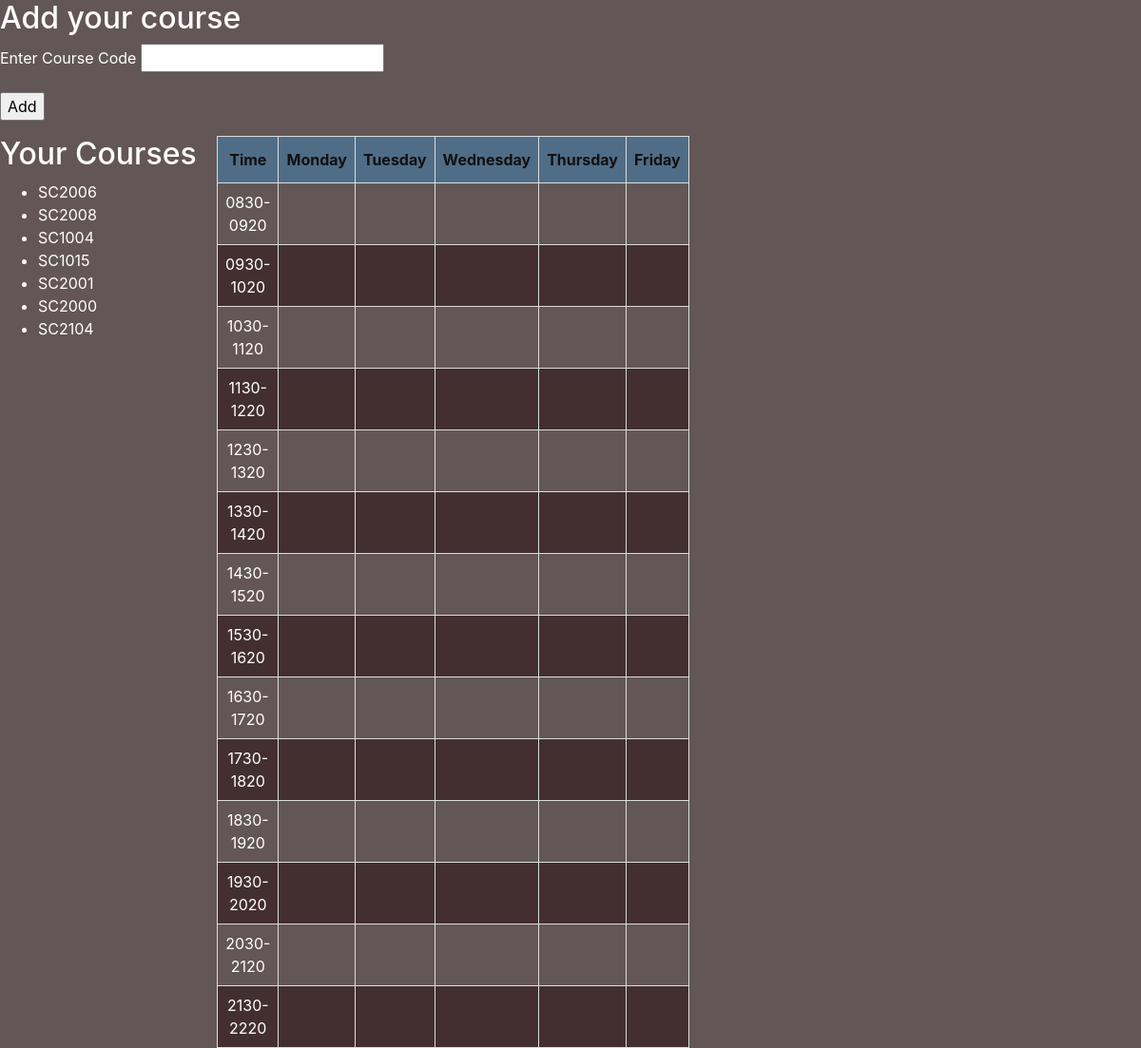
/main (signed in), run on an earlier commit of the app's database.
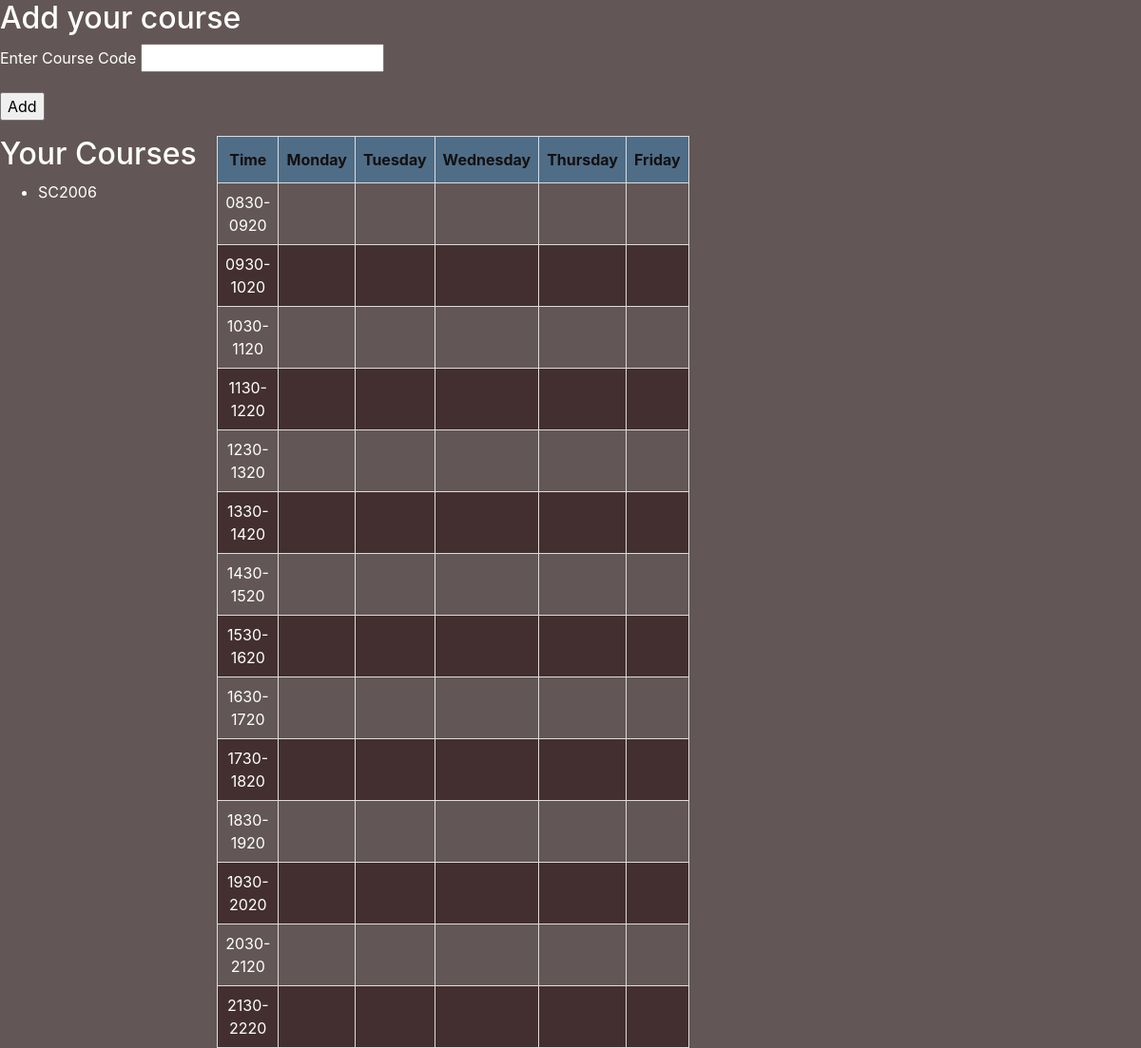
And on a later commit of the database.
### SimplyStars/models.py (models this page shows)
class CourseCode(db.Model):
    __tablename__ = 'course_code'
    id = db.Column(db.Integer, primary_key=True)
    course_code = db.Column(db.String(100), nullable=False)
    user = db.Column(db.Integer, db.ForeignKey('user.id'), nullable=False) #ForeginKey ensures referential integrity and cascade operations

### SimplyStars/route.py (the view, shortened to what this page needs)
@app.route('/main', methods=['GET', 'POST'])
def main_page():
    form = CourseCodeForm()
    monday_schedule_types = {}
    schedule = generate_time_slots('8:30 AM', '10:30 PM', 50)
    user_courses = CourseCode.query.filter_by(user=current_user.id).all()
    return render_template('main.html', form=form, user_courses=user_courses, schedule=schedule, monday_schedule_types=monday_schedule_types)

### SimplyStars/forms.py
class CourseCodeForm(FlaskForm):
    course_code = StringField(label="Enter Course Code", validators=[DataRequired()])
    add = SubmitField("Add")

### SimplyStars/models.py (called while the page is built)
@login_manager.user_loader
def load_user(user_id):
    return User.query.get(int(user_id))

### SimplyStars/route.py (called while the page is built)
def generate_time_slots(start_time, end_time, interval):
    time_slots = []
    current_time = datetime.strptime(start_time, '%I:%M %p')
    end_time = datetime.strptime(end_time, '%I:%M %p')
    while current_time + timedelta(minutes=interval) <= end_time:
        end_interval_time = current_time + timedelta(minutes=interval)
        formatted_slot = current_time.strftime('%H%M') + '-' + end_interval_time.strftime('%H%M')
        time_slots.append(formatted_slot)
        current_time = (current_time + timedelta(hours=1)).replace(minute=current_time.minute)
    return time_slots

### SimplyStars/templates/main.html (shortened to what this page needs)
{% extends "base.html" %}
{% block head %}
<link href="https://stackpath.bootstrapcdn.com/bootstrap/4.5.2/css/bootstrap.min.css" rel="stylesheet">
<link rel="stylesheet" type="text/css" href="{{ url_for('static', filename='style.css')}}">
{% endblock %}
{% block content %}
<div class="login-container">
    <h2>Add your course</h2>
    <form id="courseForm" method="POST">
        <div class="form-group">
            {{ form.course_code.label() }}
            {{ form.course_code() }}
        </div>
        <div class="form-group">
            {{ form.add() }}
        </div>
    </form>
</div>
<div class="content-container">
    <div class="course_container">
        <h2>Your Courses</h2>
        <ul>
            {% for course in user_courses %}
            <li>{{ course.course_code }}</li>
            {% endfor %}
        </ul>
    </div>
    <div>
        <div class="timetable-container">
            <table id="timetable">
                <thead>
                    <tr>
                        <th>Time</th>
                        <th>Monday</th>
                        <th>Tuesday</th>
                        <th>Wednesday</th>
                        <th>Thursday</th>
                        <th>Friday</th>
                    </tr>
                </thead>
                <tbody>
                    {% for time_slot in schedule %}
                    <tr>
                        <td>{{ time_slot }}</td>
                        <td>{{ monday_schedule_types.get(time_slot, '') }}</td>
                        <td></td>
                        <td></td>
                        <td></td>
                        <td></td>
                    </tr>
                    {% endfor %}
                </tbody>
            </table>
        </div>
    </div>
    {% endblock %}

### SimplyStars/templates/base.html (shortened to what this page needs)
<!doctype html>
<html lang="en">
<head>
    {%block head %}{% endblock %}
</head>
<body>
    {% block content %}
    {% endblock %}
</body>
</html>

### SimplyStars/static/style.css (style rules this page uses)
.content-container { display: flex; align-items: flex-start; }
.timetable-container { width: 65%; max-width: 1100px; padding-left: 4%; }
#timetable { border-collapse: collapse; text-align: center; width: 100%; }
#timetable { width: 100%; border-collapse: collapse; text-align: center; }
#timetable, #timetable th, #timetable td { border: 1px solid #ddd; }
#timetable th, #timetable td { padding: 8px; }
#timetable thead { background-color: #f2f2f2; }
#timetable tr:nth-child(even) { background-color: #432f2f; }
#timetable th { padding-top: 12px; padding-bottom: 12px; text-align: center; background-color: #4f6d87; color: rgb(19, 16, 16); }

### SimplyStars/templates/base.html (style rules this page uses)
body { background-color: #635656; color: white }

What changed in the data, as far as the page shows it:
removed CourseCode: course_code "SC2008"
removed CourseCode: course_code "SC1004"
removed CourseCode: course_code "SC1015"
removed CourseCode: course_code "SC2001"
removed CourseCode: course_code "SC2000"
removed CourseCode: course_code "SC2104"
